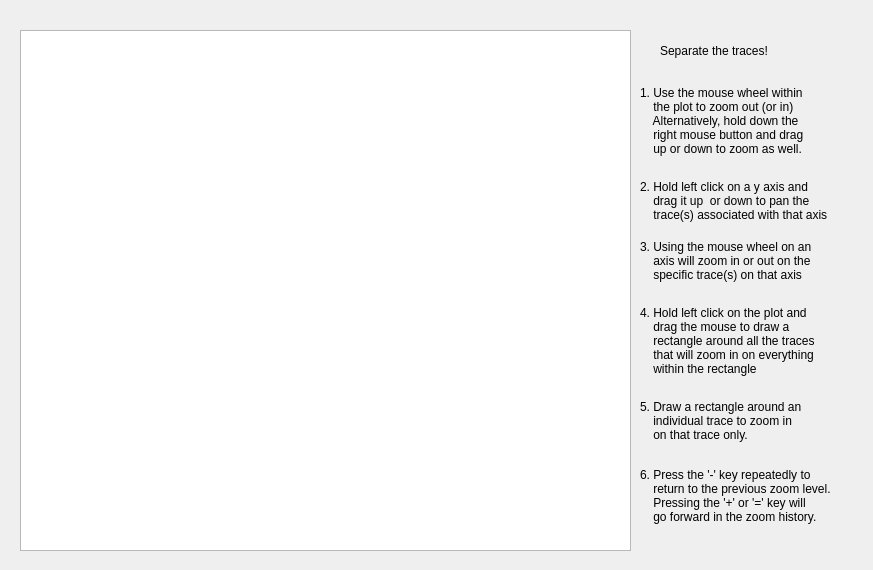
<?xml version="1.0" encoding="UTF-8"?>
<ui version="4.0">
 <class>Form</class>
 <widget class="QWidget" name="Form">
  <property name="geometry">
   <rect>
    <x>0</x>
    <y>0</y>
    <width>873</width>
    <height>570</height>
   </rect>
  </property>
  <property name="windowTitle">
   <string>Form</string>
  </property>
  <widget class="PyDMTimePlot" name="PyDMTimePlot">
   <property name="geometry">
    <rect>
     <x>20</x>
     <y>30</y>
     <width>611</width>
     <height>521</height>
    </rect>
   </property>
   <property name="toolTip">
    <string/>
   </property>
   <property name="curves">
    <stringlist>
     <string>{&quot;channel&quot;: &quot;ca://MTEST:SinVal&quot;, &quot;name&quot;: &quot;Loc1:Current&quot;, &quot;color&quot;: &quot;white&quot;, &quot;lineStyle&quot;: 1, &quot;lineWidth&quot;: 1, &quot;symbol&quot;: null, &quot;symbolSize&quot;: 10, &quot;yAxisOrientation&quot;: null, &quot;yAxisName&quot;: &quot;Axis 1&quot;}</string>
     <string>{&quot;channel&quot;: &quot;ca://MTEST:CosVal&quot;, &quot;name&quot;: &quot;Loc2:Current&quot;, &quot;color&quot;: &quot;red&quot;, &quot;lineStyle&quot;: 1, &quot;lineWidth&quot;: 1, &quot;symbol&quot;: null, &quot;symbolSize&quot;: 10, &quot;yAxisOrientation&quot;: null, &quot;yAxisName&quot;: &quot;Axis 1&quot;}</string>
     <string>{&quot;channel&quot;: &quot;ca://MTEST:MeanValue&quot;, &quot;name&quot;: &quot;Blue Value&quot;, &quot;color&quot;: &quot;dodgerblue&quot;, &quot;lineStyle&quot;: 1, &quot;lineWidth&quot;: 1, &quot;symbol&quot;: null, &quot;symbolSize&quot;: 10, &quot;yAxisOrientation&quot;: &quot;right&quot;, &quot;yAxisName&quot;: &quot;Axis 2&quot;}</string>
     <string>{&quot;channel&quot;: &quot;ca://MTEST:MaxValue&quot;, &quot;name&quot;: &quot;Green Value&quot;, &quot;color&quot;: &quot;forestgreen&quot;, &quot;lineStyle&quot;: 1, &quot;lineWidth&quot;: 1, &quot;symbol&quot;: null, &quot;symbolSize&quot;: 10, &quot;yAxisOrientation&quot;: &quot;right&quot;, &quot;yAxisName&quot;: &quot;Axis 3&quot;}</string>
     <string>{&quot;channel&quot;: &quot;ca://MTEST:MinValue&quot;, &quot;name&quot;: &quot;Yellow Value&quot;, &quot;color&quot;: &quot;yellow&quot;, &quot;lineStyle&quot;: 1, &quot;lineWidth&quot;: 1, &quot;symbol&quot;: null, &quot;symbolSize&quot;: 10, &quot;yAxisOrientation&quot;: null, &quot;yAxisName&quot;: &quot;Axis 4&quot;}</string>
    </stringlist>
   </property>
  </widget>
  <widget class="PyDMLabel" name="PyDMLabel">
   <property name="geometry">
    <rect>
     <x>660</x>
     <y>40</y>
     <width>131</width>
     <height>21</height>
    </rect>
   </property>
   <property name="toolTip">
    <string/>
   </property>
   <property name="text">
    <string>Separate the traces!</string>
   </property>
  </widget>
  <widget class="PyDMLabel" name="PyDMLabel_2">
   <property name="geometry">
    <rect>
     <x>640</x>
     <y>80</y>
     <width>211</width>
     <height>81</height>
    </rect>
   </property>
   <property name="toolTip">
    <string/>
   </property>
   <property name="text">
    <string>1. Use the mouse wheel within
    the plot to zoom out (or in)
    Alternatively, hold down the
    right mouse button and drag
    up or down to zoom as well.</string>
   </property>
  </widget>
  <widget class="PyDMLabel" name="PyDMLabel_3">
   <property name="geometry">
    <rect>
     <x>640</x>
     <y>160</y>
     <width>271</width>
     <height>81</height>
    </rect>
   </property>
   <property name="toolTip">
    <string/>
   </property>
   <property name="text">
    <string>2. Hold left click on a y axis and 
    drag it up  or down to pan the 
    trace(s) associated with that axis</string>
   </property>
  </widget>
  <widget class="PyDMLabel" name="PyDMLabel_4">
   <property name="geometry">
    <rect>
     <x>640</x>
     <y>230</y>
     <width>221</width>
     <height>61</height>
    </rect>
   </property>
   <property name="toolTip">
    <string/>
   </property>
   <property name="text">
    <string>3. Using the mouse wheel on an
    axis will zoom in or out on the
    specific trace(s) on that axis</string>
   </property>
  </widget>
  <widget class="PyDMLabel" name="PyDMLabel_5">
   <property name="geometry">
    <rect>
     <x>640</x>
     <y>300</y>
     <width>211</width>
     <height>81</height>
    </rect>
   </property>
   <property name="toolTip">
    <string/>
   </property>
   <property name="text">
    <string>4. Hold left click on the plot and
    drag the mouse to draw a 
    rectangle around all the traces
    that will zoom in on everything 
    within the rectangle</string>
   </property>
  </widget>
  <widget class="PyDMLabel" name="PyDMLabel_6">
   <property name="geometry">
    <rect>
     <x>640</x>
     <y>450</y>
     <width>231</width>
     <height>91</height>
    </rect>
   </property>
   <property name="toolTip">
    <string/>
   </property>
   <property name="text">
    <string>6. Press the '-' key repeatedly to
    return to the previous zoom level.
    Pressing the '+' or '=' key will 
    go forward in the zoom history.</string>
   </property>
  </widget>
  <widget class="PyDMLabel" name="PyDMLabel_7">
   <property name="geometry">
    <rect>
     <x>640</x>
     <y>390</y>
     <width>211</width>
     <height>61</height>
    </rect>
   </property>
   <property name="toolTip">
    <string/>
   </property>
   <property name="text">
    <string>5. Draw a rectangle around an 
    individual trace to zoom in
    on that trace only.</string>
   </property>
  </widget>
 </widget>
 <customwidgets>
  <customwidget>
   <class>PyDMLabel</class>
   <extends>QLabel</extends>
   <header>pydm.widgets.label</header>
  </customwidget>
  <customwidget>
   <class>PyDMTimePlot</class>
   <extends>QGraphicsView</extends>
   <header>pydm.widgets.timeplot</header>
  </customwidget>
 </customwidgets>
 <resources/>
 <connections/>
</ui>
